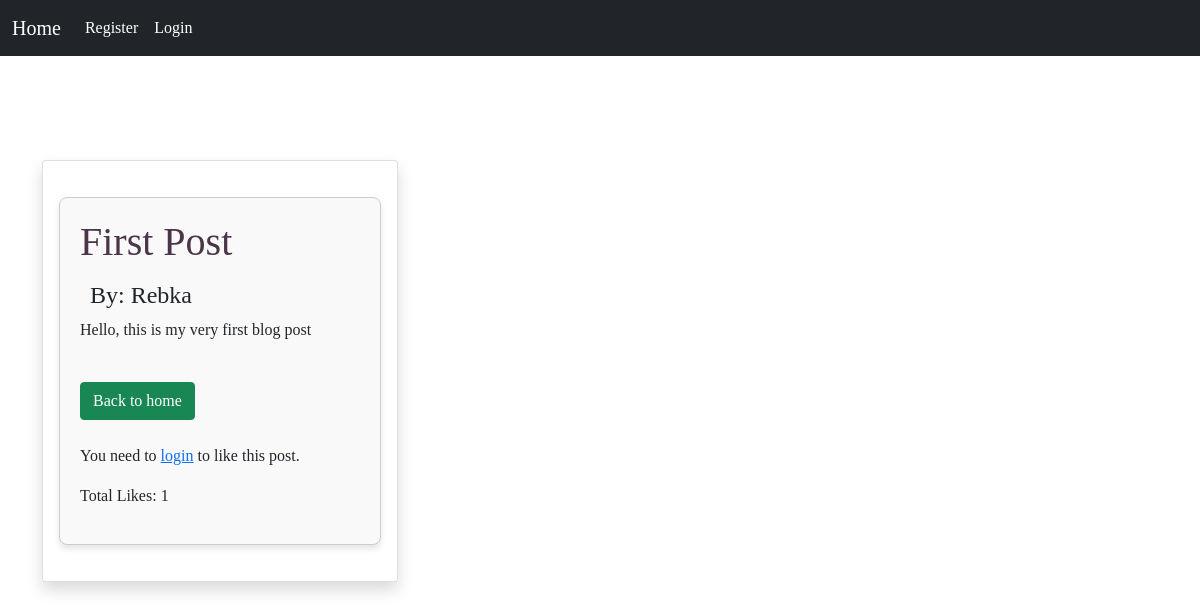
/post/1, run on the app's committed database.
### blogs/models.py (models this page shows, shortened)
class Post(models.Model):
    title=models.CharField(max_length=200)
    author=models.ForeignKey(User, on_delete=models.CASCADE)
    body=models.TextField()
    likes=models.ManyToManyField(User, related_name='blog_posts',blank=True)
    def total_likes(self):
        return self.likes.count()

### blogs/views.py (the view)
# urls.py: path('post/<int:pk>',PostDetail.as_view(), name="post detail"),
class PostDetail(DetailView):
    model = Post
    template_name = 'post_detail.html'
    def get_context_data(self, *args, **kwargs):
        context = super(PostDetail, self).get_context_data(*args, **kwargs)
        my_like = get_object_or_404(Post, id=self.kwargs['pk'])
        total_likes = my_like.total_likes()
        liked = False
        if self.request.user.is_authenticated and my_like.likes.filter(id=self.request.user.id).exists():
            liked = True
        context["total_likes"] = total_likes
        context["liked"] = liked
        return context

### blogs/templates/post_detail.html (shortened to what this page needs)
<!DOCTYPE html>
<html lang="en">
<head>
</head>
<body>
    {% extends "a.html" %}
    {% block content %}
    <div class="container">
        <div class="row mt-5 pt-3">
            <div class="col-md-4">
                <div class="card my-3 shadow">
                    <div class="card-body">
                        <div class="post-box">
                            <h1>{{ post.title }}</h1>
                            <h4>By: {{ post.author.first_name }}</h4>
                            <p>{{ post.body }}</p>
                            <br>
                            <a href="{% url 'home' %}" class="btn btn-success">Back to home</a>
                            <br>
                            <br>
                            {% if user.is_authenticated %}
                                <form action="{% url 'like Post' post.id %}" method="POST">
                                    {% csrf_token %}
                                    {% if liked %}
                                        <button type="submit" class="btn btn-danger">Unlike</button>
                                    {% else %}
                                        <button type="submit" class="btn btn-primary">Like</button>
                                    {% endif %}
                                </form>
                            {% else %}
                                <p>You need to <a href="{% url 'login' %}">login</a> to like this post.</p>
                            {% endif %}
                            <p>Total Likes: {{ total_likes }}</p>
                            </div>
                    </div>
                </div>
            </div>
        </div>
    </div>
    {% endblock %}

### blogs/templates/post_detail.html (style rules this page uses)
h1 { color: rgb(75, 53, 73); }
h4 { margin: 10px; }
div { font-family: 'Times New Roman'; }
.post-box { border: 1px solid #ccc; padding: 20px; margin: 20px 0; border-radius: 8px; background-color: #f9f9f9; box-shadow: 0px 4px 6px rgba(0, 0, 0, 0.1); }
.post-box h1 { margin-bottom: 15px; }
.post-box .btn { margin-right: 10px; }

### data on the page
Post: title "First Post", author.first_name "Rebka", body "Hello, this is my very first blog post"

### other printed values
{{ total_likes }} "1"
